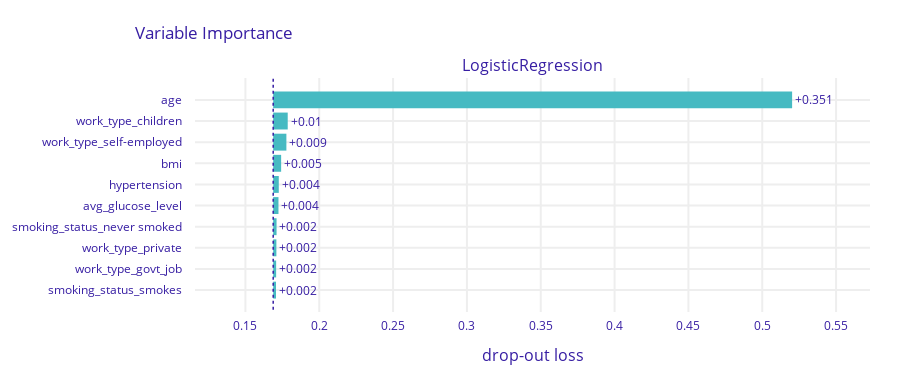

Write notebook code for a chart like this one.
### Code cell
explainer.model_parts(random_state=1).plot()

### Figure 1 — Plotly figure (JSON) as saved in the notebook; plotly's stock layout.template omitted (floating-point values rounded to 4 significant figures)
{"data": [{"base": 0.1688, "hoverinfo": "text", "hoverlabel": {"bgcolor": "rgba(0,0,0,0.8)"}, "hovertext": ["Model: LogisticRegression loss after<br>variable: age is permuted: 0.52<br>Drop-out loss change: +0.351", "Model: LogisticRegression loss after<br>variable: work_type_children is permuted: 0.179<br>Drop-out loss change: +0.01", "Model: LogisticRegression loss after<br>variable: work_type_self-employed is permuted: 0.178<br>Drop-out loss change: +0.009", "Model: LogisticRegression loss after<br>variable: bmi is permuted: 0.174<br>Drop-out loss change: +0.005", "Model: LogisticRegression loss after<br>variable: hypertension is permuted: 0.173<br>Drop-out loss change: +0.004", "Model: LogisticRegression loss after<br>variable: avg_glucose_level is permuted: 0.172<br>Drop-out loss change: +0.004", "Model: LogisticRegression loss after<br>variable: smoking_status_never smoked is permuted: 0.171<br>Drop-out loss change: +0.002", "Model: LogisticRegression loss after<br>variable: work_type_private is permuted: 0.171<br>Drop-out loss change: +0.002", "Model: LogisticRegression loss after<br>variable: work_type_govt_job is permuted: 0.171<br>Drop-out loss change: +0.002", "Model: LogisticRegression loss after<br>variable: smoking_status_smokes is permuted: 0.171<br>Drop-out loss change: +0.002"], "marker": {"color": "#46bac2"}, "orientation": "h", "showlegend": false, "text": ["+0.351", "+0.01", "+0.009", "+0.005", "+0.004", "+0.004", "+0.002", "+0.002", "+0.002", "+0.002"], "textposition": "outside", "type": "bar", "x": [0.3514, 0.00983, 0.008931, 0.005373, 0.003771, 0.003564, 0.002269, 0.002151, 0.001987, 0.001886], "xaxis": "x", "y": ["age", "work_type_children", "work_type_self-employed", "bmi", "hypertension", "avg_glucose_level", "smoking_status_never smoked", "work_type_private", "work_type_govt_job", "smoking_status_smokes"], "yaxis": "y"}], "layout": {"annotations": [{"font": {"size": 16}, "showarrow": false, "text": "LogisticRegression", "x": 0.5, "xanchor": "center", "xref": "paper", "y": 1, "yanchor": "bottom", "yref": "paper"}, {"font": {"size": 16}, "showarrow": false, "text": "drop-out loss", "x": 0.5, "xanchor": "center", "xref": "paper", "y": 0, "yanchor": "top", "yref": "paper", "yshift": -30}], "font": {"color": "#371ea3"}, "height": 383, "margin": {"b": 71, "r": 30, "t": 78}, "shapes": [{"line": {"color": "#371ea3", "dash": "dot", "width": 1.5}, "type": "line", "x0": 0.1688, "x1": 0.1688, "xref": "x", "y0": -1, "y1": 10, "yref": "y"}], "title": {"text": "Variable Importance", "x": 0.15}, "xaxis": {"anchor": "y", "automargin": true, "domain": [0, 1], "fixedrange": true, "gridwidth": 2, "range": [0.1159, 0.573], "tickcolor": "white", "ticklen": 3, "ticks": "outside", "type": "linear", "zeroline": false}, "yaxis": {"anchor": "x", "automargin": true, "autorange": "reversed", "domain": [0, 1], "fixedrange": true, "gridwidth": 2, "tickcolor": "white", "ticklen": 10, "ticks": "outside", "type": "category"}}}
